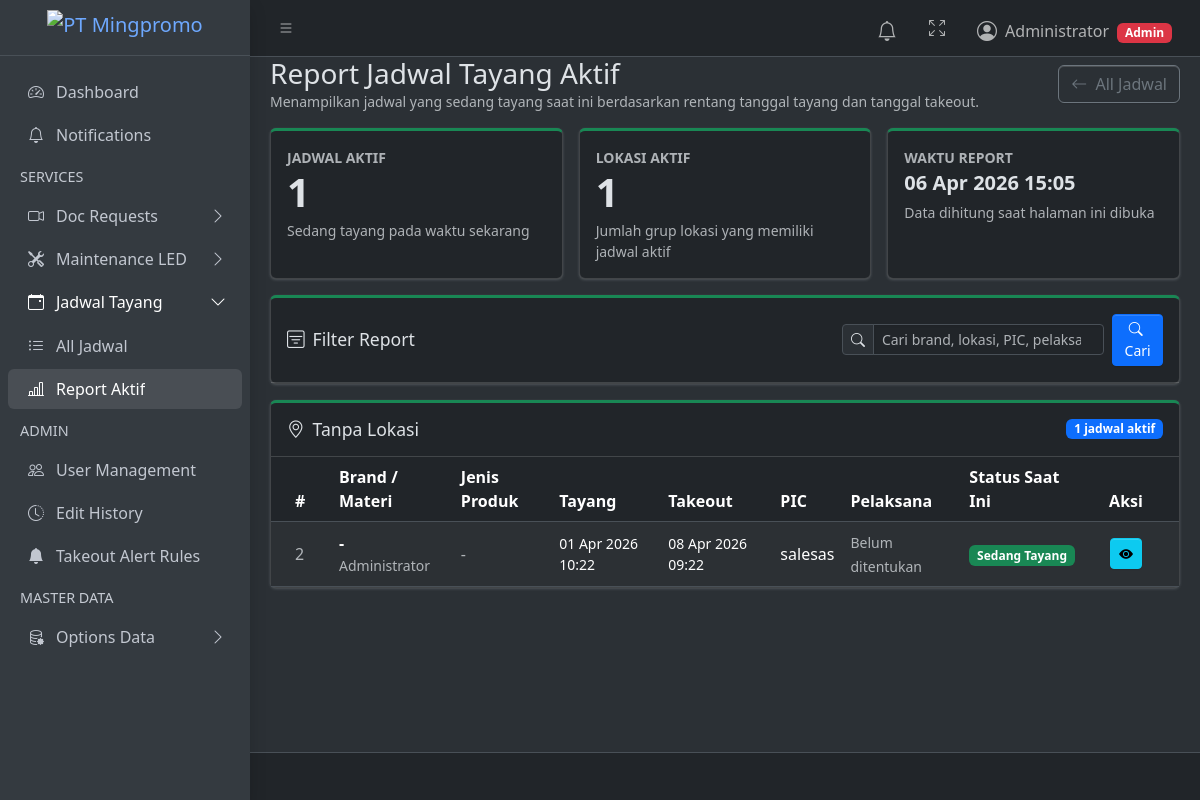
The app's page /jadwal-tayang/report/ (signed in) with its own data.
### products/models.py (models this page shows, shortened)
class JadwalTayang(models.Model):
    STATUS_CHOICES = [
        ('BELUM_TAYANG', 'Belum Tayang'),
        ('SEDANG_TAYANG', 'Sedang Tayang'),
        ('SUDAH_TAKEOUT', 'Sudah Takeout'),
    ]
    submitted_by = models.ForeignKey(
        settings.AUTH_USER_MODEL,
        on_delete=models.CASCADE,
        related_name="jadwal_tayang_requests",
        verbose_name="Submitted By",
    )
    brand_materi = models.ForeignKey(
        BrandMateri, on_delete=models.SET_NULL, null=True,
        verbose_name="Brand / Materi",
    )
    lokasi = models.ManyToManyField(Lokasi, verbose_name="Lokasi")
    jenis_led = models.ForeignKey(
        LEDType, on_delete=models.SET_NULL, null=True,
        verbose_name="Jenis Produk",
    )
    tanggal_tayang = models.DateTimeField("Tanggal Tayang")
    tanggal_takeout = models.DateTimeField("Tanggal Takeout")
    note_requester = models.TextField("Notes Requester", blank=True)
    foto_referensi_requester = models.ImageField(
        "Foto Referensi Requester",
        upload_to="jadwal_tayang/requester/",
        blank=True,
        null=True,
    )
    link_foto_drive_requester = models.URLField(
        "Link Foto Google Drive",
        blank=True,
    )
    note_executor = models.TextField("Notes Executor", blank=True)
    pic_pemohon = models.CharField("PIC Pemohon", max_length=150)
    pelaksana = models.ManyToManyField(
        Dokumentator, blank=True,
        related_name="jadwal_tayang_assignments",
        verbose_name="Pelaksana",
    )
    status = models.CharField(max_length=20, choices=STATUS_CHOICES, default='BELUM_TAYANG')
    created_at = models.DateTimeField(auto_now_add=True)
    class Meta:
        ordering = ['-created_at']

### products/views.py (the view, shortened to what this page needs)
# urls.py: path("jadwal-tayang/report/", views.jadwal_tayang_report, name="jadwal_tayang_report"),
@login_required
def jadwal_tayang_report(request):
    search_query = _get_search_query(request)
    now = timezone.now()
    qs = JadwalTayang.objects.select_related(
        "brand_materi", "jenis_led", "submitted_by"
    ).prefetch_related("lokasi", "pelaksana").filter(
        tanggal_tayang__lte=now,
        tanggal_takeout__gte=now,
    )
    active_jadwal = list(qs.order_by("tanggal_takeout", "tanggal_tayang", "id"))
    report_groups = _group_jadwal_tayang_by_lokasi(active_jadwal)
    return render(request, "products/jadwal_tayang_report.html", {
        "report_groups": report_groups,
        "active_count": len(active_jadwal),
        "generated_at": now,
        **_search_context(request, "Cari brand, lokasi, PIC, pelaksana, atau user"),
    })

### products/views.py (called while the page is built)
def _get_search_query(request):
    return request.GET.get("q", "").strip()

def _search_context(request, placeholder):
    params = request.GET.copy()
    params.pop("page", None)
    search_query = _get_search_query(request)
    return {
        "search_query": search_query,
        "search_active": bool(search_query),
        "search_placeholder": placeholder,
        "page_query": params.urlencode(),
    }

def _group_jadwal_tayang_by_lokasi(jadwal_list):
    grouped = {}
    for jadwal_tayang in jadwal_list:
        lokasi_list = list(jadwal_tayang.lokasi.all())
        if not lokasi_list:
            grouped.setdefault("Tanpa Lokasi", {"lokasi_name": "Tanpa Lokasi", "items": []})["items"].append(jadwal_tayang)
            continue
        for lokasi in sorted(lokasi_list, key=lambda item: item.name.casefold()):
            grouped.setdefault(
                lokasi.name,
                {"lokasi_name": lokasi.name, "items": []},
            )["items"].append(jadwal_tayang)
    return [grouped[key] for key in sorted(grouped.keys(), key=str.casefold)]

### products/templates/products/jadwal_tayang_report.html (shortened to what this page needs)
{% extends "layouts/base.html" %}
{% block content %}
<div class="d-flex flex-column flex-lg-row justify-content-between align-items-lg-center gap-3 mb-3">
    <div>
        <h3 class="mb-0">Report Jadwal Tayang Aktif</h3>
        <p class="text-muted mb-0 small">
            Menampilkan jadwal yang sedang tayang saat ini berdasarkan rentang tanggal tayang dan tanggal takeout.
        </p>
    </div>
    <div class="d-flex gap-2">
        <a href="{% url 'jadwal_tayang_list' %}" class="btn btn-outline-secondary">
            <i class="bi bi-arrow-left me-1"></i> All Jadwal
        </a>
    </div>
</div>
<div class="row g-3 mb-3">
    <div class="col-md-6 col-xl-4">
        <div class="card card-success card-outline h-100">
            <div class="card-body">
                <div class="text-muted text-uppercase small fw-semibold">Jadwal Aktif</div>
                <div class="display-6 fw-bold mb-1">{{ active_count }}</div>
                <div class="text-muted small">Sedang tayang pada waktu sekarang</div>
            </div>
        </div>
    </div>
    <div class="col-md-6 col-xl-4">
        <div class="card card-success card-outline h-100">
            <div class="card-body">
                <div class="text-muted text-uppercase small fw-semibold">Lokasi Aktif</div>
                <div class="display-6 fw-bold mb-1">{{ report_groups|length }}</div>
                <div class="text-muted small">Jumlah grup lokasi yang memiliki jadwal aktif</div>
            </div>
        </div>
    </div>
    <div class="col-xl-4">
        <div class="card card-success card-outline h-100">
            <div class="card-body">
                <div class="text-muted text-uppercase small fw-semibold">Waktu Report</div>
                <div class="fw-bold fs-5 mb-1">{{ generated_at|date:"d M Y H:i" }}</div>
                <div class="text-muted small">Data dihitung saat halaman ini dibuka</div>
            </div>
        </div>
    </div>
</div>
<div class="card card-success card-outline mb-3">
    <div class="card-header">
        <div class="d-flex flex-column flex-lg-row align-items-lg-center justify-content-between gap-3">
            <h3 class="card-title mb-0">
                <i class="bi bi-filter-square me-2"></i>Filter Report
            </h3>
            {% include "products/_table_search.html" %}
        </div>
    </div>
</div>
{% for group in report_groups %}
<div class="card card-success card-outline mb-3">
    <div class="card-header">
        <div class="d-flex flex-column flex-md-row justify-content-between align-items-md-center gap-2">
            <h3 class="card-title mb-0">
                <i class="bi bi-geo-alt me-2"></i>{{ group.lokasi_name }}
            </h3>
            <span class="badge text-bg-primary">{{ group.items|length }} jadwal aktif</span>
        </div>
    </div>
    <div class="card-body p-0 table-responsive">
        <table class="table table-striped table-hover align-middle mb-0">
            <thead>
                <tr>
                    <th style="width:60px">#</th>
                    <th>Brand / Materi</th>
                    <th>Jenis Produk</th>
                    <th>Tayang</th>
                    <th>Takeout</th>
                    <th>PIC</th>
                    <th>Pelaksana</th>
                    <th>Status Saat Ini</th>
                    <th style="width:90px" class="text-center">Aksi</th>
                </tr>
            </thead>
            <tbody>
                {% for req in group.items %}
                <tr>
                    <td class="text-muted">{{ req.id }}</td>
                    <td>
                        <div class="fw-semibold">{{ req.brand_materi|default:"-" }}</div>
                        <div class="text-muted small">{{ req.submitted_by.get_full_name|default:req.submitted_by.username }}</div>
                    </td>
                    <td>
                        {% if req.jenis_led %}
                        <span class="badge text-bg-warning">{{ req.jenis_led.name }}</span>
                        {% else %}
                        <span class="text-muted">-</span>
                        {% endif %}
                    </td>
                    <td class="small">{{ req.tanggal_tayang|date:"d M Y H:i" }}</td>
                    <td class="small">{{ req.tanggal_takeout|date:"d M Y H:i" }}</td>
                    <td>{{ req.pic_pemohon }}</td>
                    <td>
                        {% for pelaksana in req.pelaksana.all %}
                        <span class="badge text-bg-info">{{ pelaksana.name }}</span>
                        {% empty %}
                        <span class="text-muted small">Belum ditentukan</span>
                        {% endfor %}
                    </td>
                    <td>
                        <span class="badge text-bg-success">Sedang Tayang</span>
                    </td>
                    <td class="text-center">
                        <a href="{% url 'jadwal_tayang_detail' req.id %}" class="btn btn-sm btn-info" title="View Detail">
                            <i class="bi bi-eye-fill"></i>
                        </a>
                    </td>
                </tr>
                {% endfor %}
            </tbody>
        </table>
    </div>
</div>
{% endfor %}
{% endblock %}

### products/templates/layouts/header.html (shortened to what this page needs)
<nav class="app-header navbar navbar-expand bg-body">
  <div class="container-fluid">
    <ul class="navbar-nav">
      <li class="nav-item">
        <a class="nav-link" data-lte-toggle="sidebar" href="#" role="button">
          <i class="bi bi-list"></i>
        </a>
      </li>
    </ul>
    <ul class="navbar-nav ms-auto">
      <li class="nav-item dropdown" id="notification-center" data-summary-url="{% url 'notification_summary' %}">
        <a href="#" class="nav-link position-relative" data-bs-toggle="dropdown" aria-expanded="false">
          <i class="bi bi-bell fs-5"></i>
        </a>
      </li>
      <li class="nav-item">
        <a class="nav-link" href="#" data-lte-toggle="fullscreen">
          <i data-lte-icon="maximize" class="bi bi-arrows-fullscreen"></i>
        </a>
      </li>
      <li class="nav-item dropdown user-menu">
        <a href="#" class="nav-link dropdown-toggle" data-bs-toggle="dropdown">
          <span class="d-flex align-items-center gap-2">
            <i class="bi bi-person-circle fs-5"></i>
            <span class="d-none d-md-inline">
              {{ user.get_full_name|default:user.username }}
              {% if user.is_superuser or user.groups.all.0.name == "admin" %}
              <span class="badge text-bg-danger ms-1">Admin</span>
              {% else %}
              <span class="badge text-bg-info ms-1">Staff</span>
              {% endif %}
            </span>
          </span>
        </a>
      </li>
    </ul>
  </div>
</nav>

### records on screen
JadwalTayang: id "2", brand_materi "-", submitted_by.get_full_name "Administrator", tanggal_tayang "01 Apr 2026 10:22", tanggal_takeout "08 Apr 2026 09:22", pic_pemohon "salesas"

### other values on screen
{{ user.get_full_name|default:user.username }} "Administrator"
{{ active_count }} "1"
{{ report_groups|length }} "1"
{{ group.lokasi_name }} "Tanpa Lokasi"
{{ group.items|length }} "1"
